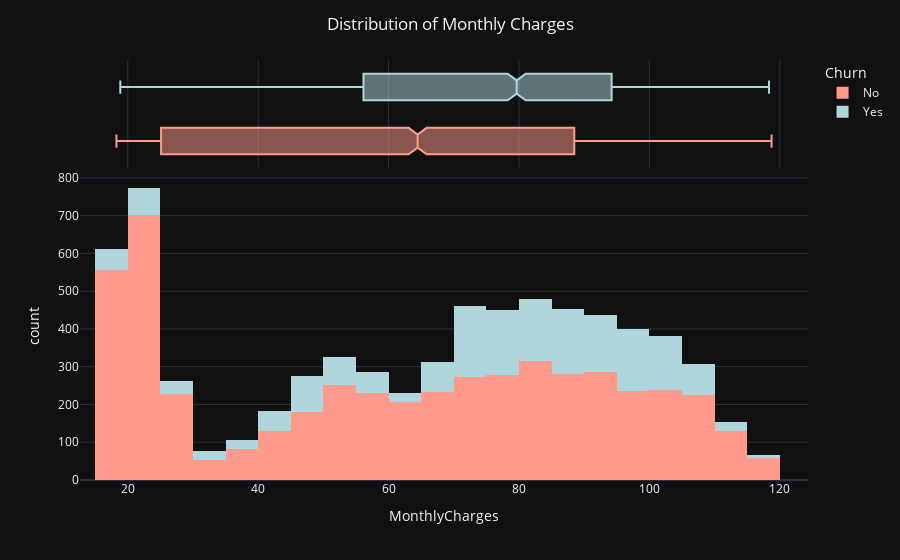

Notebook code for this chart:
### Markdown cell above
**Moving onto the MonthlyCharges Column**

### Code cell
fig = px.histogram(data_frame=main_df, x='MonthlyCharges', color='Churn', 
                    color_discrete_sequence=['#ff9a8d', '#aed6dc'], marginal='box', nbins=25, 
                    template='plotly_dark')

fig.update_layout(title='Distribution of Monthly Charges', title_x = 0.5)

### Figure 1 — Plotly figure (JSON) as saved in the notebook; plotly's stock layout.template omitted (floating-point values rounded to 4 significant figures; data arrays with more than 128 entries replaced by an {"elided": "..."} marker saying what was removed)
{"data": [{"alignmentgroup": "True", "bingroup": "x", "hovertemplate": "Churn=No<br>MonthlyCharges=%{x}<br>count=%{y}<extra></extra>", "legendgroup": "No", "marker": {"color": "#ff9a8d", "pattern": {"shape": ""}}, "name": "No", "nbinsx": 25, "offsetgroup": "No", "orientation": "v", "showlegend": true, "type": "histogram", "x": {"elided": "5163 float values"}, "xaxis": "x", "yaxis": "y"}, {"alignmentgroup": "True", "hovertemplate": "Churn=No<br>MonthlyCharges=%{x}<extra></extra>", "legendgroup": "No", "marker": {"color": "#ff9a8d"}, "name": "No", "notched": true, "offsetgroup": "No", "showlegend": false, "type": "box", "x": {"elided": "5163 float values"}, "xaxis": "x2", "yaxis": "y2"}, {"alignmentgroup": "True", "bingroup": "x", "hovertemplate": "Churn=Yes<br>MonthlyCharges=%{x}<br>count=%{y}<extra></extra>", "legendgroup": "Yes", "marker": {"color": "#aed6dc", "pattern": {"shape": ""}}, "name": "Yes", "nbinsx": 25, "offsetgroup": "Yes", "orientation": "v", "showlegend": true, "type": "histogram", "x": {"elided": "1869 float values"}, "xaxis": "x", "yaxis": "y"}, {"alignmentgroup": "True", "hovertemplate": "Churn=Yes<br>MonthlyCharges=%{x}<extra></extra>", "legendgroup": "Yes", "marker": {"color": "#aed6dc"}, "name": "Yes", "notched": true, "offsetgroup": "Yes", "showlegend": false, "type": "box", "x": {"elided": "1869 float values"}, "xaxis": "x2", "yaxis": "y2"}], "layout": {"barmode": "relative", "legend": {"title": {"text": "Churn"}, "tracegroupgap": 0}, "margin": {"t": 60}, "title": {"text": "Distribution of Monthly Charges", "x": 0.5}, "xaxis": {"anchor": "y", "domain": [0, 1], "title": {"text": "MonthlyCharges"}}, "xaxis2": {"anchor": "y2", "domain": [0, 1], "matches": "x", "showgrid": true, "showticklabels": false}, "yaxis": {"anchor": "x", "domain": [0, 0.7326], "title": {"text": "count"}}, "yaxis2": {"anchor": "x2", "domain": [0.7426, 1], "matches": "y2", "showgrid": false, "showline": false, "showticklabels": false, "ticks": ""}}}
